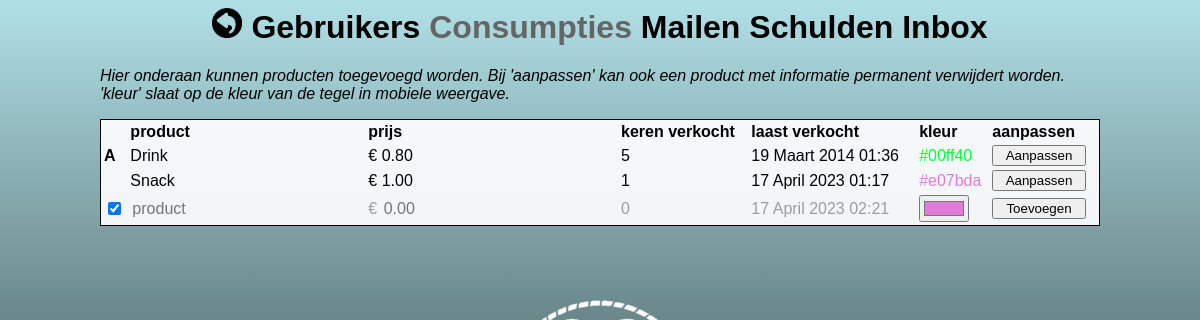
The app's page /StreepApp/prodList.php (signed in) with its own data.
### tables this page shows
CREATE TABLE `products` (
  `prodID` int(11) NOT NULL,
  `prodName` varchar(255) NOT NULL,
  `prodPrice` float NOT NULL,
  `colorHex` varchar(7) NOT NULL DEFAULT 'FF0000',
  `timessold` int(255) NOT NULL,
  `lastsold` datetime NOT NULL DEFAULT current_timestamp(),
  `isActive` tinyint(1) NOT NULL DEFAULT 1
);

### StreepApp/translate.php (called while the page is built)
<?php
function translate_names($eng) {
    $names = array (
      'Januari' => 'January',
      'Februari' => 'February',
      'Maart' => 'March',
      'April' => 'April',
      'Mei' => 'May',
      'Juni' => 'June',
      'Juli' => 'July',
      'Augustus' => 'August',
      'September' => 'September',
      'Oktober' => 'October',
      'November' => 'November',
      'December' => 'December',
);
    return array_search($eng, $names);
}
?>

### StreepApp/prodList.php (the view, shortened to what this page needs)
<?php
    include 'connectDB.php';
	include 'translate.php';
?>
<head>
        <link href="css/instyle.css" rel="stylesheet" type="text/css" media="screen"/>
</head>
<body>
	<h1><a href="desktop.php"><img src="img/back.png" width="30" height="30" alt=""/></a>
		<a href="custList.php">Gebruikers</a>
                                      Consumpties
		<a href="mail.php">Mailen</a>
		<a href="debtList.php">Schulden</a>
        <a href="contList.php">	Inbox</a>
	</h1>
    <p><i>Hier onderaan kunnen producten toegevoegd worden. Bij 'aanpassen' kan ook een product met informatie permanent verwijdert worden. 'kleur' slaat op de kleur van de tegel in mobiele weergave.</i></p>
    <table width="1000px">
        <tr>
        	<td><b>					</b></td>
            <td><b>	product			</b></td>
            <td><b>	prijs			</b></td>
            <td><b>	keren verkocht	</b></td>
            <td><b>	laast verkocht	</b></td>
            <td><b> kleur			</b></td>
            <td><b>	aanpassen		</b></td>
        </tr>
        <?php
            $query = "SELECT * FROM products";
            $result = mysqli_query($conn, $query);
            while($nextup = mysqli_fetch_array($result)){
				$date = $nextup['lastsold'];$month = addcslashes(translate_names(date('F', strtotime($date))), 'a..zA..Z');$string = "d $month Y H:i";
                if($nextup['isActive']){$active = '<b title="actief">A</b>';}else{$active = '';}
				echo "<tr>
						<td>" . $active . "</td>
                        <td>" 		. $nextup['prodName'] . "</td>
                        <td> € " .number_format ( $nextup['prodPrice'], 2) . "</td>
                        <td>" 		. $nextup['timessold'] . "</td>
                    	<td>" 	 . date($string, strtotime($date)) . "</td>
						<td style='color:". $nextup['colorHex'] ."'>" 	 . $nextup['colorHex'] . "</td>
                        <td><button><a href=prodModify.php?id=".$nextup['prodID'].">Aanpassen</a>" . "</button></td>
                </tr>";
            }
        ?>
        <tr >
            <form action="prodInsert.php" method="post">
            	<td><input type="checkbox" checked name="isActive"/> </td>
                <td><input type="text" name="product" placeholder="product"/></td>
                <td><font color="#9D9D9D">€</font>	<input type="text" name="price" placeholder="0.00"/></td>
                <td><font color="#9D9D9D">0</font></td>
                <td><font color="#9D9D9D"><?php   $date = date('d F Y H:i');$month = addcslashes(translate_names(date('F', strtotime($date))), 'a..zA..Z');$string = "d $month Y H:i"; echo date($string, strtotime($date)) ?></font>	</b></td>
                <td><input type="color" name="color" value="#E07BDA"/></td>
                <td><input type="submit" name = "submit" value = "Toevoegen"/></td>
            </form>
        </tr>
    </table>
</body>

### StreepApp/css/instyle.css (style rules this page uses)
* { font-family: Arial; }
a:link { color:black;text-decoration: none; }
button { height:21px;width:7em;text-align: center; }
input[type = submit] { height:21px;width:7em;text-align: center; }
form { height:00px; }
h1 { color:#656565; text-align:center }
body { margin-left:auto; margin-right:auto; width:1000px; }
table { border: 1px solid black; background:rgba(255,255,255,0.9); }
input[type=text] { background-color:transparent; border: 0px solid; font-size:16px; height:21px; }

### records on screen
products: isActive "A", prodName "Drink", prodPrice "0.80", timessold "5", lastsold "19 Maart 2014 01:36", colorHex "#00ff40"
products: prodName "Snack", prodPrice "1.00", timessold "1", lastsold "17 April 2023 01:17", colorHex "#e07bda"

### other values on screen
date($string, strtotime($date)) "17 April 2023 02:21"
